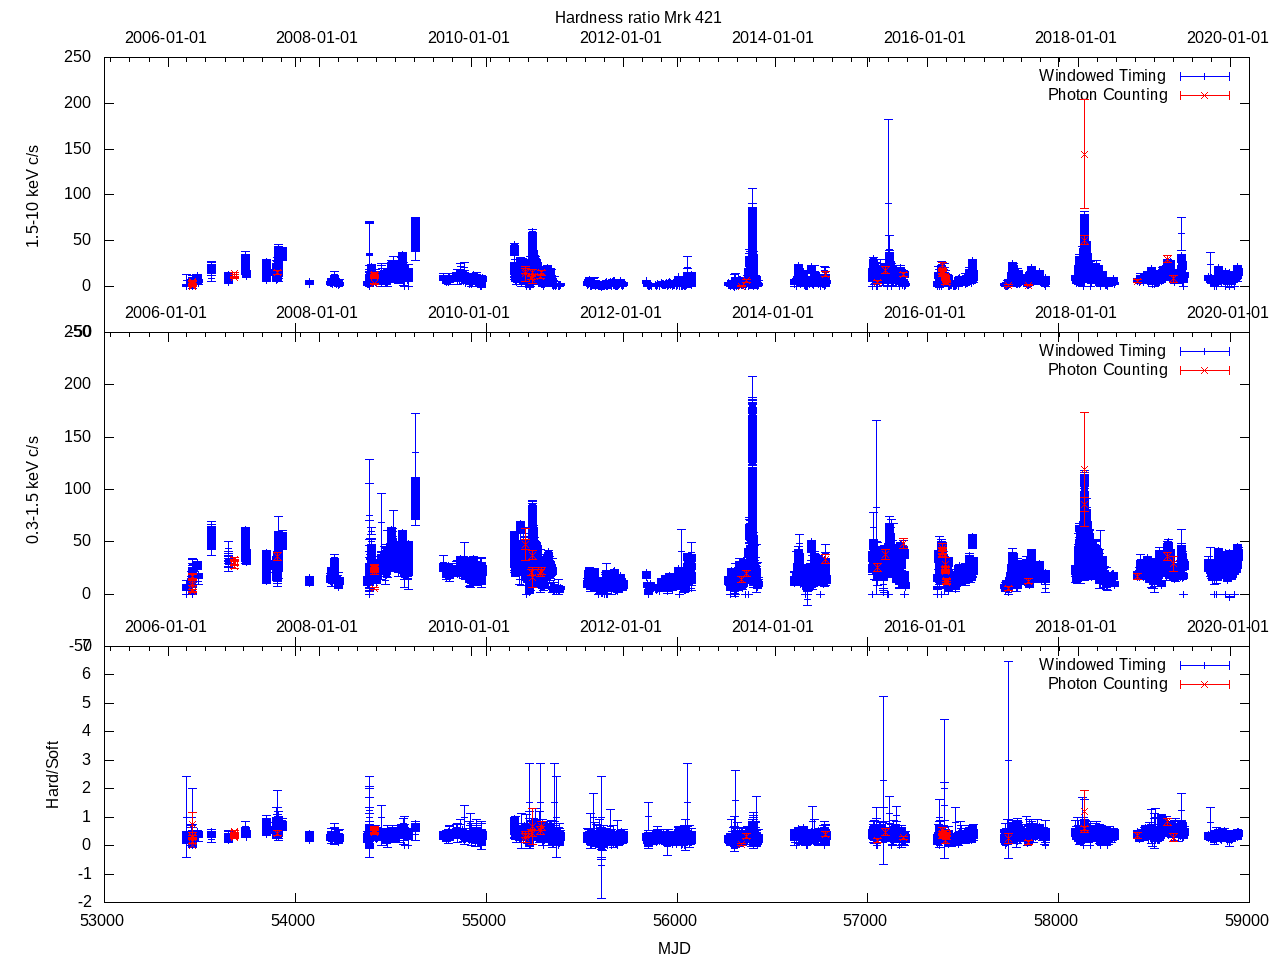

Source code (gnuplot):
# Made by:
# Gustavo Magallanes-Guijón <[email redacted]>
# Instituto de Astronomia UNAM
# Ciudad Universitaria
# Ciudad de Mexico
# Mexico

set terminal png size 1280,960
set key autotitle columnhead
set key 

unset xlabel
set output "hardrat.png"
unset xlabel
set multiplot layout 3, 1 title "Hardness ratio Mrk 421"
set bmargin 0
set xtics format " "
set ylabel "1.5-10 keV c/s"
set lmargin 10.4

plot "<(sed -n '3,81148p' hardrat.dat)" using ($1*0.000011570+53350.59793623):4:5 title "Windowed Timing" with yerrorbars lc "blue", \
"<(sed -n '243454,243516p' hardrat.dat)" using ($1*0.000011570+53350.59793623):4:5 title "Photon Counting" with yerrorbars lc "red"

set tmargin 0
set lmargin 10.4
set ylabel "0.3-1.5 keV c/s"
plot "<(sed -n '81156,162301p' hardrat.dat)" using ($1*0.000011570+53350.59793623):4:5 title "Windowed Timing" with yerrorbars lc "blue", \
"<(sed -n '243524,243586p' hardrat.dat)" using ($1*0.000011570+53350.59793623):4:5 title "Photon Counting" with yerrorbars lc "red"

set bmargin 3
set xtics format "%g"
set lmargin 10.4
set xlabel "MJD"
set ylabel "Hard/Soft"
plot "<(sed -n '162309,243448p' hardrat.dat)" using ($1*0.000011570+53350.59793623):4:5 title "Windowed Timing" with yerrorbars lc "blue", \
"<(sed -n '243594,243648p' hardrat.dat)" using ($1*0.000011570+53350.59793623):4:5 title "Photon Counting" with yerrorbars lc "red"

unset multiplot
